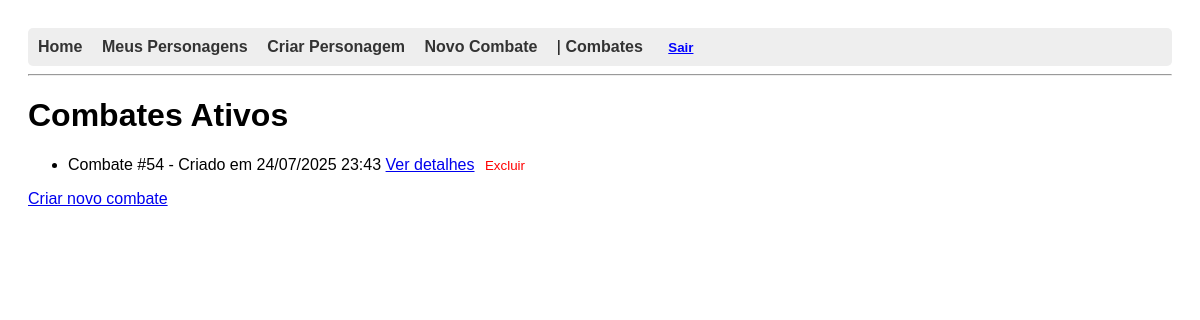
Before: /combate/ (signed in) with the older database file.
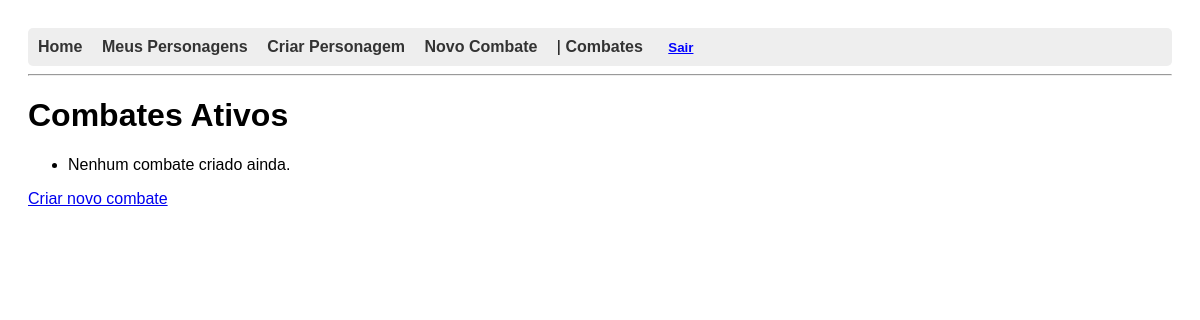
After: the same page with the newer database file.
### combate/models.py (models this page shows, shortened)
class Combate(models.Model):
    criado_em = models.DateTimeField(auto_now_add=True)
    ativo = models.BooleanField(default=True)

### combate/views.py (the view)
# urls.py: path('', listar_combates, name='listar_combates'),
def listar_combates(request):
    combates = Combate.objects.all().order_by('-criado_em')
    return render(request, 'combate/listar_combates.html', {'combates': combates})

### combate/templates/combate/listar_combates.html (shortened to what this page needs)
{% extends 'base.html' %}
{% block content %}
  <h1>Combates Ativos</h1>
  <ul>
    {% for combate in combates %}
      <li>
        Combate #{{ combate.id }} - Criado em {{ combate.criado_em|date:"d/m/Y H:i" }}
        <a href="{% url 'detalhes_combate' combate.id %}">Ver detalhes</a>
        <form method="post" action="{% url 'deletar_combate' combate.id %}" style="display:inline;" onsubmit="return confirm('Tem certeza que deseja deletar este combate?');">
          <button type="submit" style="color: red; background: none; border: none; cursor: pointer;">Excluir</button>
        </form>
      </li>
    {% empty %}
      <li>Nenhum combate criado ainda.</li>
    {% endfor %}
  </ul>
  <a href="{% url 'criar_combate' %}" class="btn btn-primary">Criar novo combate</a>
{% endblock %}

Changed rows visible on the page:
removed Combate: id "54", criado_em "24/07/2025 23:43"
Other visible differences:
text now shown: "Nenhum combate criado ainda."
